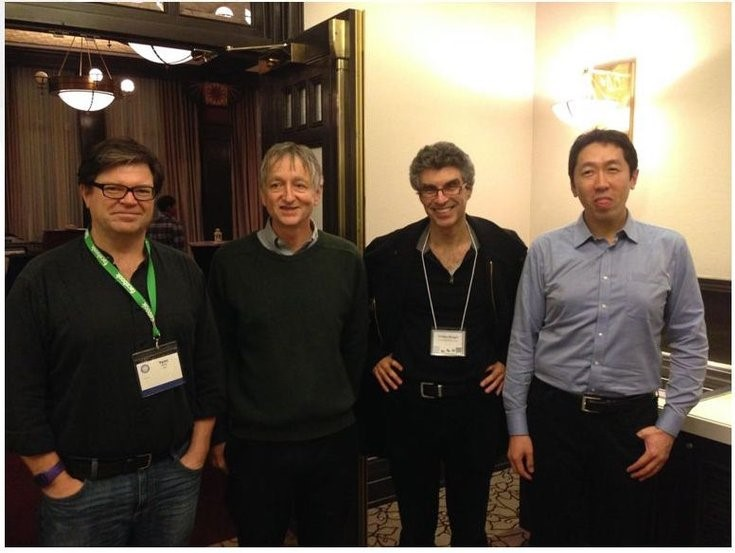
#> input picture Playing with OpenCV/images/deepbosses.jpg, 735 x 553 px, given in place of the camera
$ python Edge_detection.py   (older library calls are emulated)
#> lines starting #> are read from the running program, lines starting #| are printed output that depends on the picture; after the words box and inside, x2 and y2 are one past the last pixel; in counts of white or black regions, pixels touching at a corner belong together
import numpy as np
import cv2

cap = cv2.VideoCapture(0)

while True:
	_, frame = cap.read()
#> frame is the input picture: shape (553, 735, 3); mean B, G, R 72.3, 84.6, 95.1
	laplacian = cv2.Laplacian(frame, cv2.CV_64F)
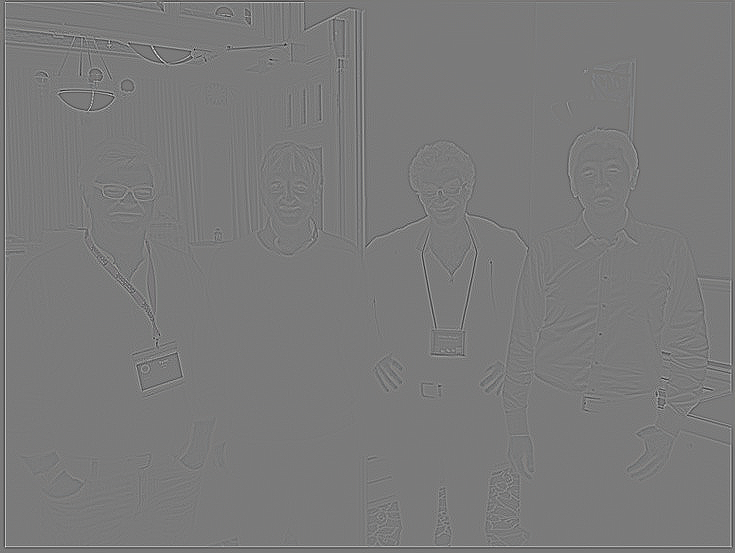
#> laplacian: shape (553, 735, 3) float64; mean B, G, R 0, 0, 0; drawn with min black and max white
	sobelx = cv2.Sobel(frame, cv2.CV_64F, 1, 0, ksize=5)
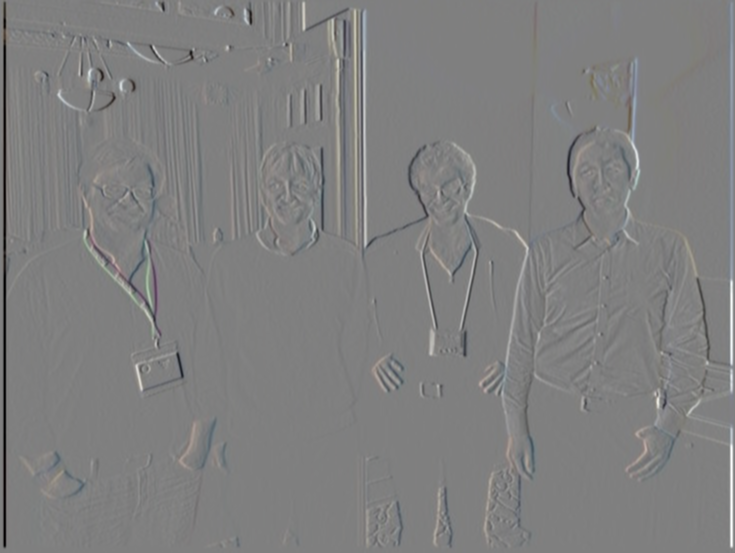
#> sobelx: shape (553, 735, 3) float64; mean B, G, R -0.3, 0.4, 0.5; drawn with min black and max white
	sobely = cv2.Sobel(frame, cv2.CV_64F, 0, 1, ksize=5)
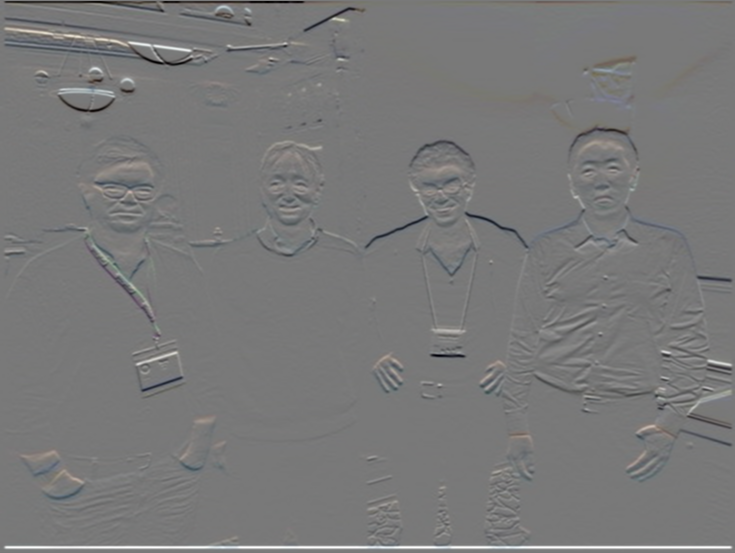
#> sobely: shape (553, 735, 3) float64; mean B, G, R 7.8, 3.8, 2.6; drawn with min black and max white
	edge = cv2.Canny(frame, 100, 100) # 2nd and 3rd args are our minVal and maxVal respectively
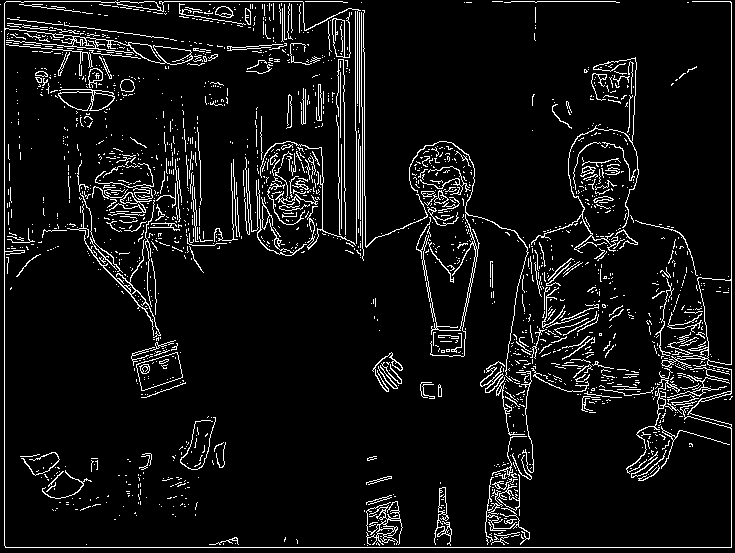
#> edge: shape (553, 735); 7% white in thin lines or dots


	# threshold the image by setting all pixel values less than 128 to 255 (white; foreground)
	# and all pixel values >= 128 to 255 (black; background), thereby segmenting the image
	gray = cv2.cvtColor(frame, cv2.COLOR_BGR2GRAY)
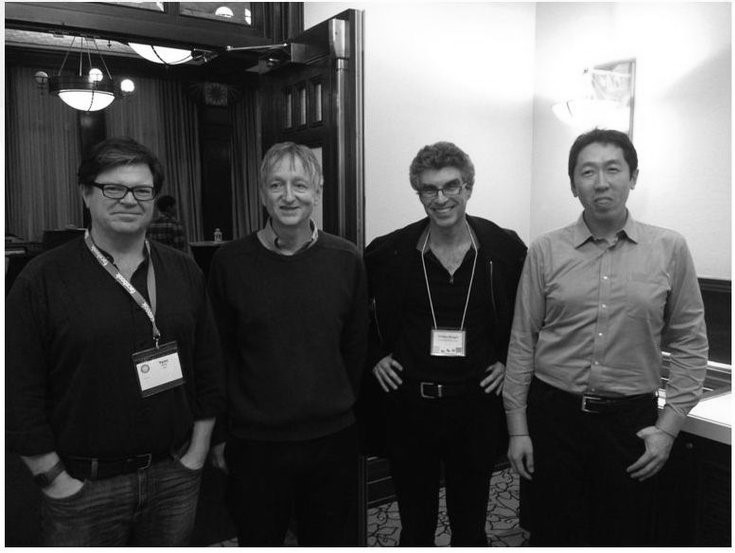
#> gray: shape (553, 735); min 0, max 255, mean 86.4
	_, threshold = cv2.threshold(gray, 128, 255, cv2.THRESH_BINARY_INV) # cv2.THRESH_BINARY
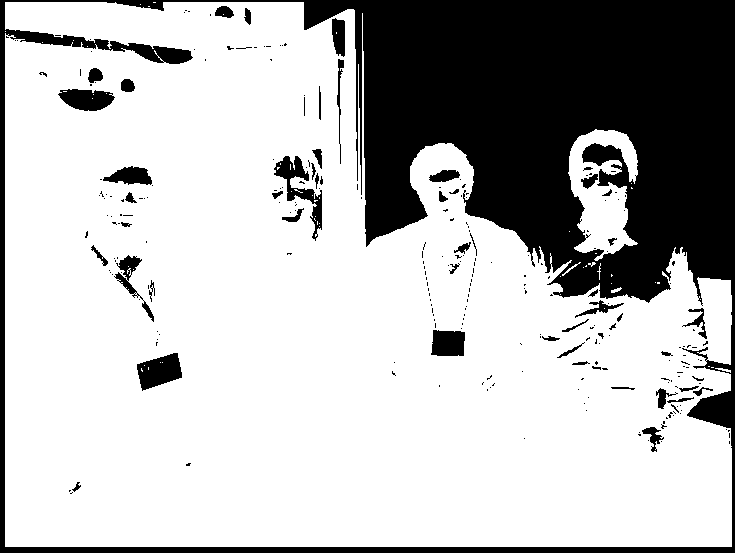
#> threshold: shape (553, 735); 72.9% white; 266 black regions (214 under 20 px), largest, box (x1, y1, x2, y2) and area: (0, 0, 735, 553) 100203, (274, 156, 322, 241) 1137, (137, 353, 182, 391) 1104

	# [4 lines of commented-out code are left out]
	cv2.imshow('edge1', edge)
	cv2.imshow("Gray", gray)
	cv2.imshow("Thresh", threshold)

	if cv2.waitKey(5) & 0xFF == 32: # if press SPACE bar
#> (key Esc is pressed here)
		break

cap.release()
cv2.destroyAllWindows()

$ run again, on Playing with OpenCV/images/opencv-template-matching-python-tutorial.jpg
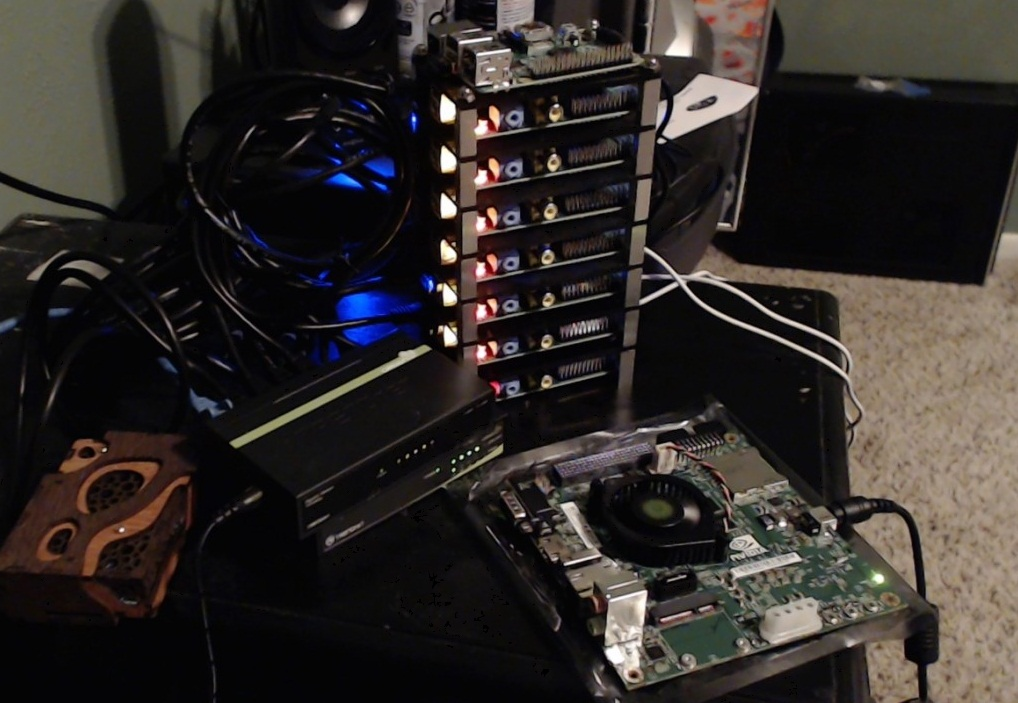
#> input picture Playing with OpenCV/images/opencv-template-matching-python-tutorial.jpg, 1018 x 703 px, given in place of the camera
#> frame is the input picture: shape (703, 1018, 3); mean B, G, R 40.7, 43.2, 48.1
#> `edge = cv2.Canny(frame, 100, 100)`:
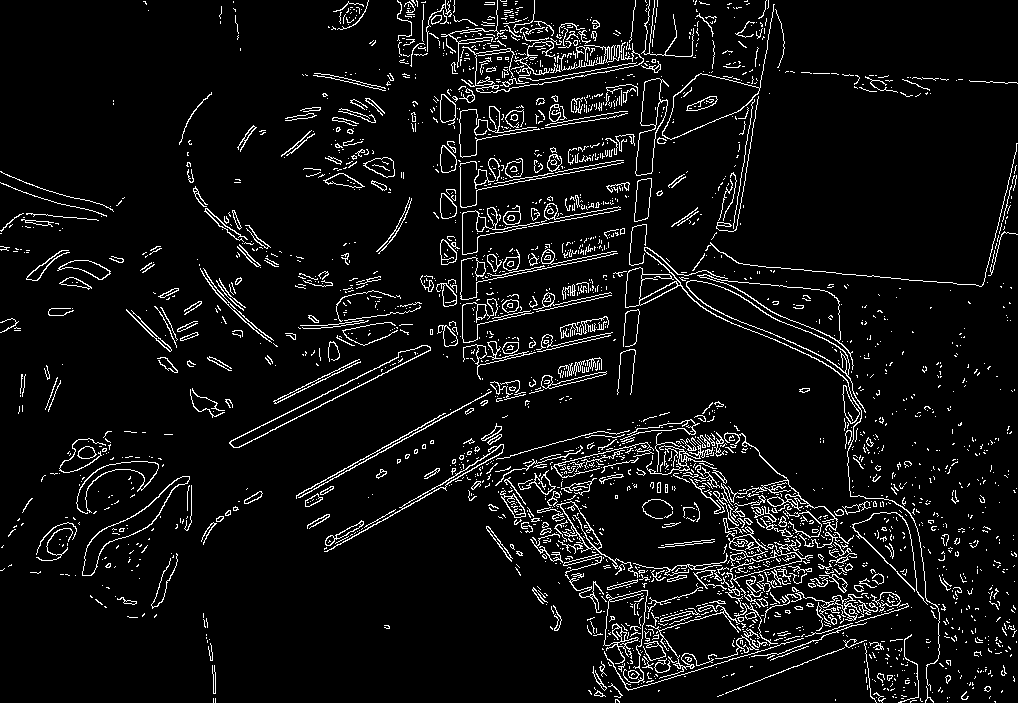
#> edge: shape (703, 1018); 6.4% white in thin lines or dots
#> `_, threshold = cv2.threshold(gray, 128, 255, cv2.THRESH_BINARY_INV)`:
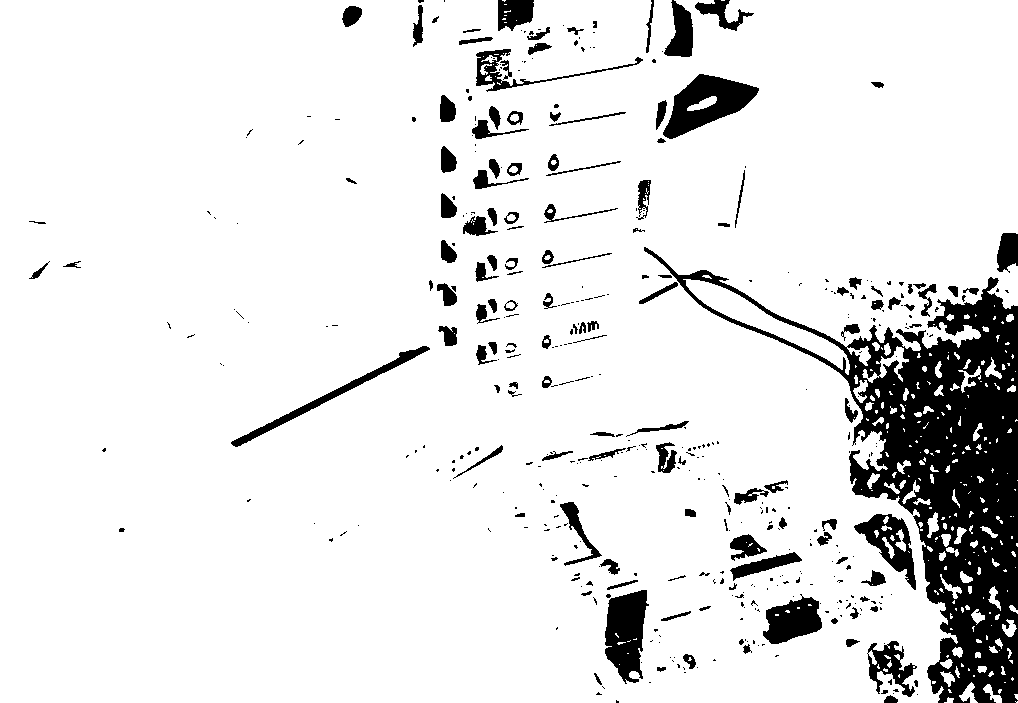
#> threshold: shape (703, 1018); 89.6% white; 443 black regions (302 under 20 px), largest, box (x1, y1, x2, y2) and area: (644, 247, 1018, 703) 41850, (663, 74, 759, 139) 3111, (605, 590, 649, 684) 2816
